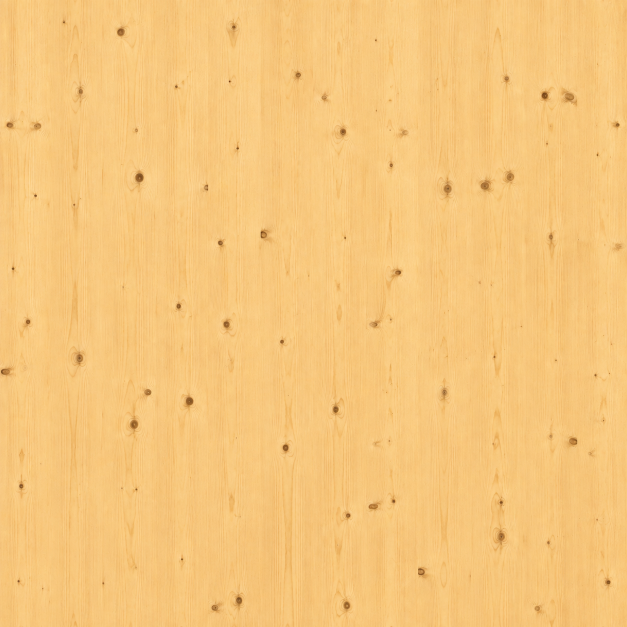
#> input picture ZDROJE/panely_new/panel_source_1_4/assets/materials/clt_spruce_visual_master_v2.png, 1254 x 1254 px (shown at 1/2 size)
$ python prepare_clt_materials.py
#> lines starting #> are read from the running program, lines starting #| are printed output that depends on the picture
#!/usr/bin/env python3
from __future__ import annotations

from pathlib import Path

import numpy as np
from PIL import Image, ImageEnhance


ROOT = Path(__file__).resolve().parents[1]
ASSETS = ROOT / "assets"
MATERIALS = ASSETS / "materials"
MASTER = MATERIALS / "clt_spruce_visual_master_v2.png"


def save_rgb(image: Image.Image, name: str) -> None:
    # Materialize a metadata-free pixel buffer before encoding. This also avoids
    # carrying generated-image provenance chunks into derived working textures.
    clean = Image.fromarray(np.asarray(image.convert("RGB"), dtype=np.uint8).copy(), mode="RGB")
    path = MATERIALS / name
    clean.save(path, format="PNG", compress_level=3)
    with Image.open(path) as check:
        check.load()


def main() -> None:
    MATERIALS.mkdir(parents=True, exist_ok=True)
    visual = Image.open(MASTER).convert("RGB").resize((1024, 1024), Image.Resampling.LANCZOS)
    visual = ImageEnhance.Color(visual).enhance(0.88)
    visual = ImageEnhance.Brightness(visual).enhance(0.97)

    transverse = visual.rotate(90, expand=False)
    transverse = ImageEnhance.Brightness(transverse).enhance(0.90)
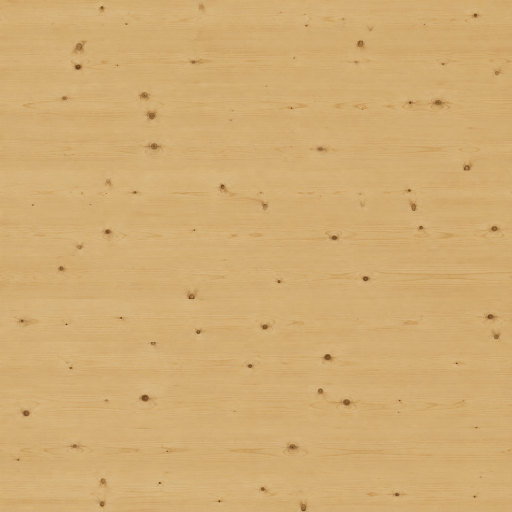
#> transverse: PIL image 1024x1024 RGB (shown at 1/2 size); mean R, G, B 209.1, 172.3, 115.2
    transverse = ImageEnhance.Contrast(transverse).enhance(1.04)

    array = np.asarray(visual, dtype=np.float32)
    rng = np.random.default_rng(14084)
    low_frequency = rng.normal(0.0, 1.0, size=(128, 128)).astype(np.float32)
    noise = Image.fromarray(np.clip((low_frequency + 3.0) / 6.0 * 255.0, 0, 255).astype(np.uint8)).resize((1024, 1024), Image.Resampling.BICUBIC)
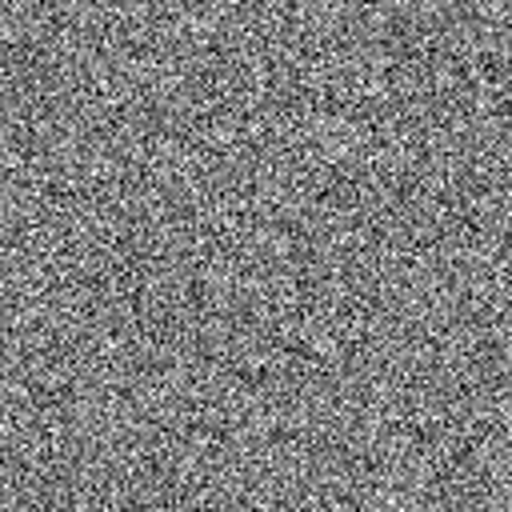
#> noise: PIL image 1024x1024 L (shown at 1/2 size); min 0, max 255, mean 126.7
    noise_array = np.asarray(noise, dtype=np.float32) / 255.0 - 0.5
    nonvisual_array = np.clip(array * 0.88 + noise_array[..., None] * 13.0, 0, 255).astype(np.uint8)
    nonvisual = Image.fromarray(nonvisual_array, mode="RGB")
    nonvisual = ImageEnhance.Color(nonvisual).enhance(0.78)
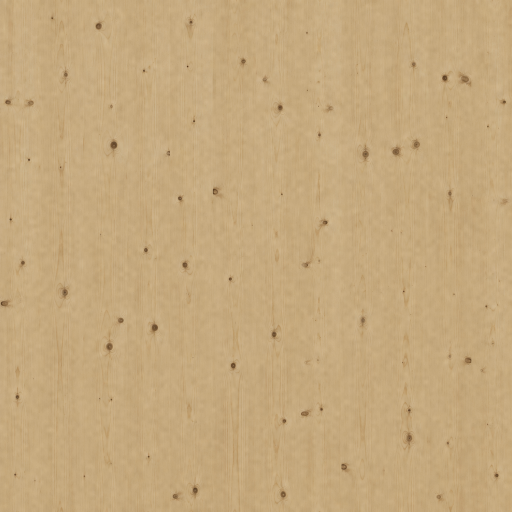
#> nonvisual: PIL image 1024x1024 RGB (shown at 1/2 size); mean R, G, B 196.8, 168.7, 125.2

    bore_base = np.full((512, 512, 3), (63, 43, 27), dtype=np.float32)
    bore_noise = rng.normal(0.0, 8.0, size=(512, 512, 1))
    bore = Image.fromarray(np.clip(bore_base + bore_noise, 0, 255).astype(np.uint8), mode="RGB")
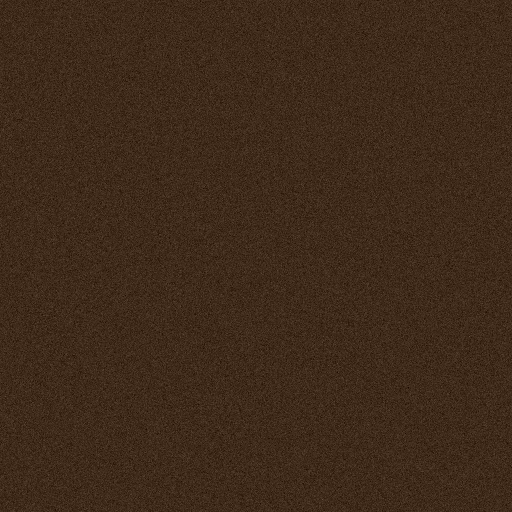
#> bore: PIL image 512x512 RGB; mean R, G, B 62.5, 42.5, 26.5

    save_rgb(visual, "clt_spruce_visual.png")
    save_rgb(transverse, "clt_spruce_transverse.png")
    save_rgb(nonvisual, "clt_spruce_nonvisual.png")
    save_rgb(bore, "clt_bore_shadow.png")

    atlas = Image.new("RGB", (2048, 2048), "#f3f2ed")
    atlas.paste(visual, (0, 0))
    atlas.paste(transverse, (1024, 0))
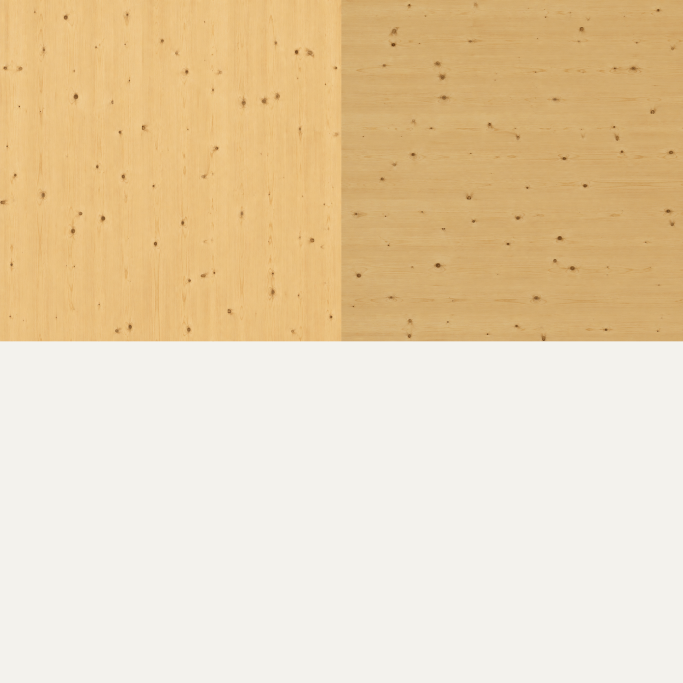
#> atlas: PIL image 2048x2048 RGB (shown at 1/3 size); mean R, G, B 232.2, 211.8, 178.7
    atlas.paste(nonvisual, (0, 1024))
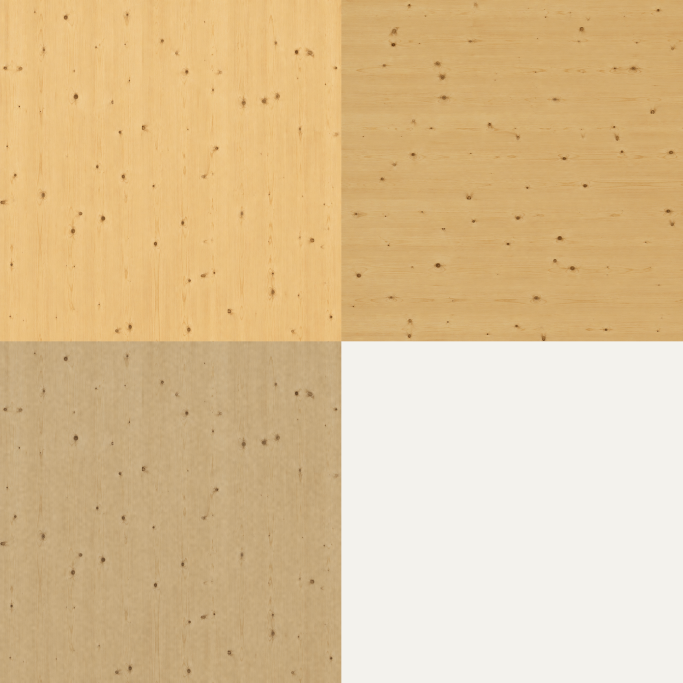
#> atlas: PIL image 2048x2048 RGB (shown at 1/3 size); mean R, G, B 220.7, 193.5, 150.7
    atlas.paste(bore.resize((1024, 1024), Image.Resampling.BILINEAR), (1024, 1024))
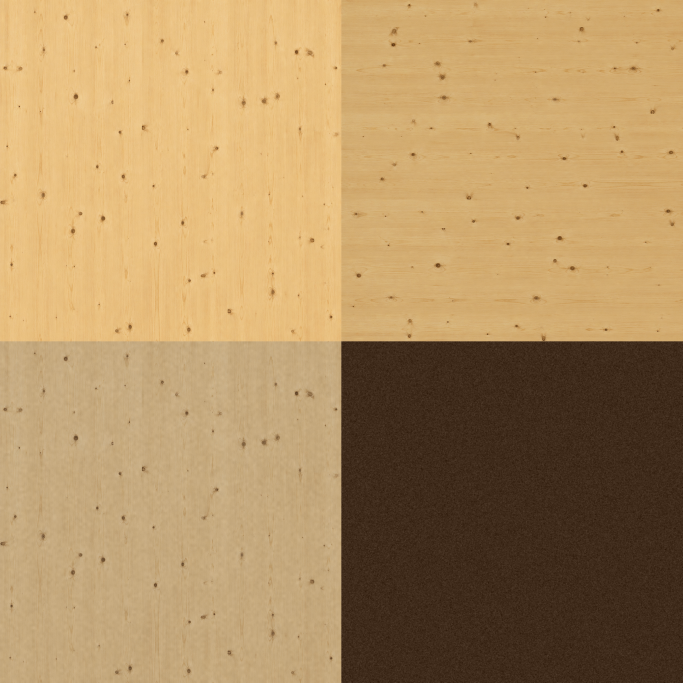
#> atlas: PIL image 2048x2048 RGB (shown at 1/3 size); mean R, G, B 175.6, 143.7, 98.2
    atlas_path = ASSETS / "clt_material_atlas_v1.png"
    atlas.save(atlas_path, format="PNG", compress_level=3)
    with Image.open(atlas_path) as check:
        check.load()


if __name__ == "__main__":
    main()

$ run again, with ZDROJE/panely_new/panel_source_1_4/assets/materials/clt_spruce_visual_master.png copied over ZDROJE/panely_new/panel_source_1_4/assets/materials/clt_spruce_visual_master_v2.png
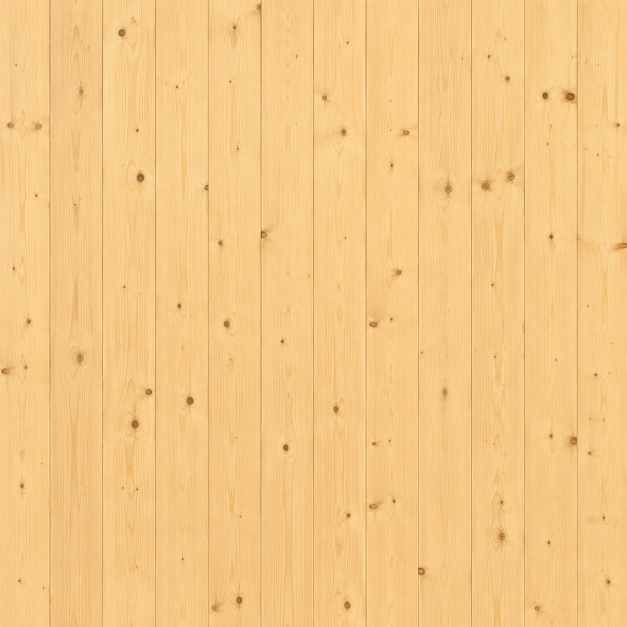
#> input picture ZDROJE/panely_new/panel_source_1_4/assets/materials/clt_spruce_visual_master.png, 1254 x 1254 px (shown at 1/2 size)
#> in main, `transverse = ImageEnhance.Brightness(transverse).enhance(0.90)`:
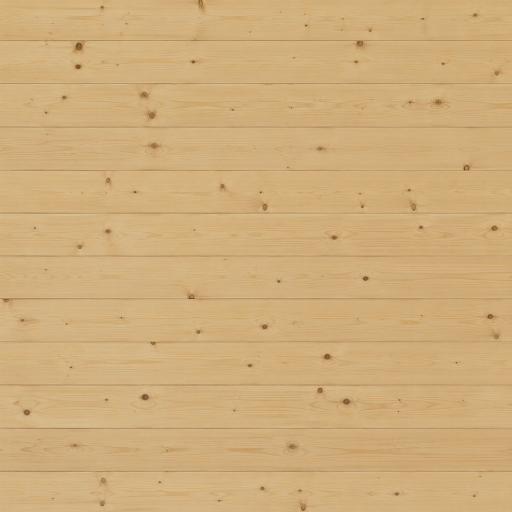
#> transverse: PIL image 1024x1024 RGB (shown at 1/2 size); mean R, G, B 207.6, 173.6, 122.7
#> in main, `nonvisual_array = np.clip(array * 0.88 + noise_array[..., None] * 13.0..`:
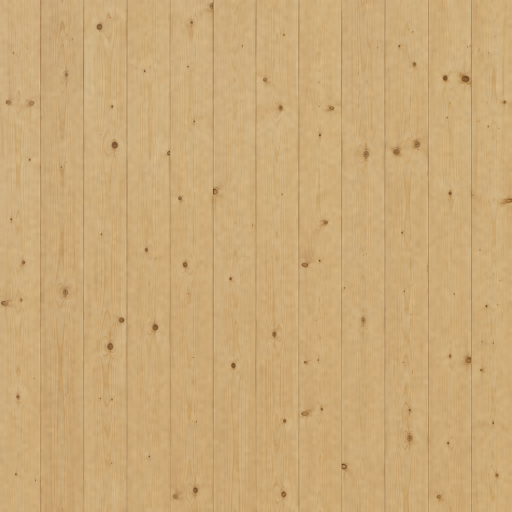
#> nonvisual_array: shape (1024, 1024, 3) (shown at 1/2 size); mean R, G, B 202.9, 169.7, 119.9

$ run again, with ZDROJE/panely_new/panel_source_1_4/assets/materials/fermacell_raw.png copied over ZDROJE/panely_new/panel_source_1_4/assets/materials/clt_spruce_visual_master_v2.png
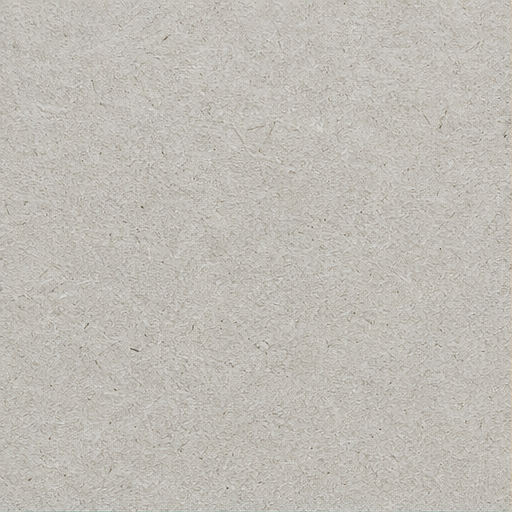
#> input picture ZDROJE/panely_new/panel_source_1_4/assets/materials/fermacell_raw.png, 512 x 512 px
#> in main, `nonvisual_array = np.clip(array * 0.88 + noise_array[..., None] * 13.0..`:
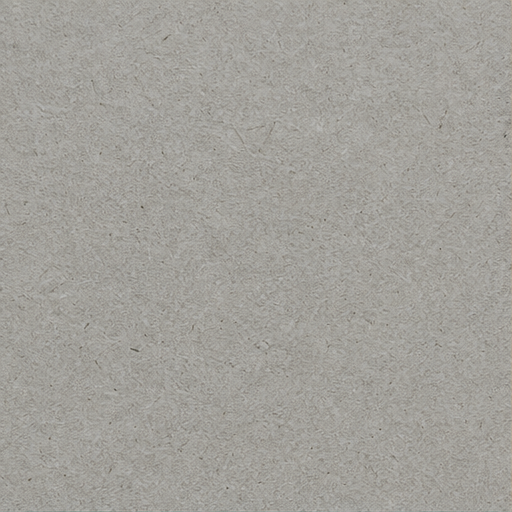
#> nonvisual_array: shape (1024, 1024, 3) (shown at 1/2 size); mean R, G, B 162.2, 160.1, 154.2
#> in main, `atlas.paste(bore.resize((1024, 1024), Image.Resampling.BILINEAR), (102..`:
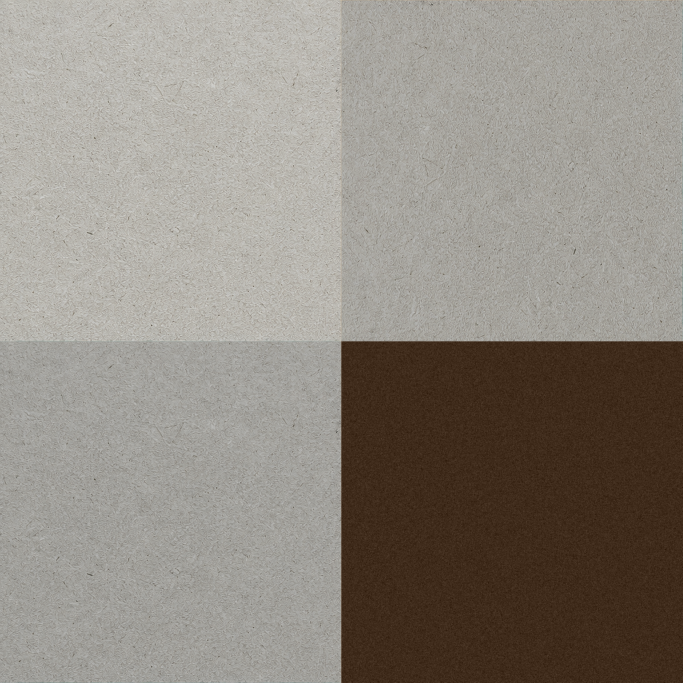
#> atlas: PIL image 2048x2048 RGB (shown at 1/3 size); mean R, G, B 143.6, 137.2, 128.7
